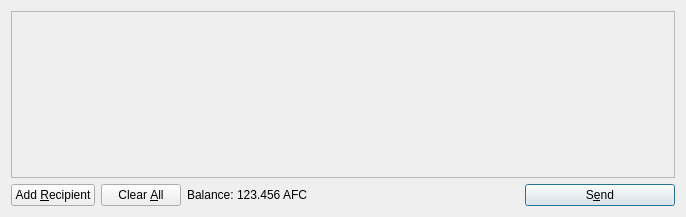
<?xml version="1.0" encoding="UTF-8"?>
<ui version="4.0">
 <class>SendCoinsDialog</class>
 <widget class="QDialog" name="SendCoinsDialog">
  <property name="geometry">
   <rect>
    <x>0</x>
    <y>0</y>
    <width>686</width>
    <height>217</height>
   </rect>
  </property>
  <property name="windowTitle">
   <string>Send Coins</string>
  </property>
  <layout class="QVBoxLayout" name="verticalLayout">
   <item>
    <widget class="QScrollArea" name="scrollArea">
     <property name="widgetResizable">
      <bool>true</bool>
     </property>
     <widget class="QWidget" name="scrollAreaWidgetContents">
      <property name="geometry">
       <rect>
        <x>0</x>
        <y>0</y>
        <width>666</width>
        <height>165</height>
       </rect>
      </property>
      <layout class="QVBoxLayout" name="verticalLayout_2">
       <property name="margin">
        <number>0</number>
       </property>
       <item>
        <layout class="QVBoxLayout" name="entries">
         <property name="spacing">
          <number>6</number>
         </property>
        </layout>
       </item>
       <item>
        <spacer name="verticalSpacer">
         <property name="orientation">
          <enum>Qt::Vertical</enum>
         </property>
         <property name="sizeHint" stdset="0">
          <size>
           <width>20</width>
           <height>40</height>
          </size>
         </property>
        </spacer>
       </item>
      </layout>
     </widget>
    </widget>
   </item>
   <item>
    <layout class="QHBoxLayout" name="horizontalLayout">
     <item>
      <widget class="QPushButton" name="addButton">
       <property name="toolTip">
        <string>Send to multiple recipients at once</string>
       </property>
       <property name="text">
        <string>Add &amp;Recipient</string>
       </property>
       <property name="icon">
        <iconset resource="../bitcoin.qrc">
         <normaloff>:/icons/add</normaloff>:/icons/add</iconset>
       </property>
       <property name="autoDefault">
        <bool>false</bool>
       </property>
      </widget>
     </item>
     <item>
      <widget class="QPushButton" name="clearButton">
       <property name="sizePolicy">
        <sizepolicy hsizetype="Minimum" vsizetype="Fixed">
         <horstretch>0</horstretch>
         <verstretch>0</verstretch>
        </sizepolicy>
       </property>
       <property name="toolTip">
        <string>Remove all transaction fields</string>
       </property>
       <property name="text">
        <string>Clear &amp;All</string>
       </property>
       <property name="icon">
        <iconset resource="../bitcoin.qrc">
         <normaloff>:/icons/remove</normaloff>:/icons/remove</iconset>
       </property>
       <property name="autoRepeatDelay">
        <number>300</number>
       </property>
       <property name="autoDefault">
        <bool>false</bool>
       </property>
      </widget>
     </item>
     <item>
      <layout class="QHBoxLayout" name="horizontalLayout_2">
       <property name="spacing">
        <number>3</number>
       </property>
       <item>
        <widget class="QLabel" name="label">
         <property name="text">
          <string>Balance:</string>
         </property>
        </widget>
       </item>
       <item>
        <widget class="QLabel" name="labelBalance">
         <property name="cursor">
          <cursorShape>IBeamCursor</cursorShape>
         </property>
         <property name="text">
          <string>123.456 AFC</string>
         </property>
         <property name="textInteractionFlags">
          <set>Qt::LinksAccessibleByMouse|Qt::TextSelectableByKeyboard|Qt::TextSelectableByMouse</set>
         </property>
        </widget>
       </item>
      </layout>
     </item>
     <item>
      <spacer name="horizontalSpacer">
       <property name="orientation">
        <enum>Qt::Horizontal</enum>
       </property>
       <property name="sizeHint" stdset="0">
        <size>
         <width>40</width>
         <height>20</height>
        </size>
       </property>
      </spacer>
     </item>
     <item>
      <widget class="QPushButton" name="sendButton">
       <property name="minimumSize">
        <size>
         <width>150</width>
         <height>0</height>
        </size>
       </property>
       <property name="toolTip">
        <string>Confirm the send action</string>
       </property>
       <property name="text">
        <string>S&amp;end</string>
       </property>
       <property name="icon">
        <iconset resource="../bitcoin.qrc">
         <normaloff>:/icons/send</normaloff>:/icons/send</iconset>
       </property>
       <property name="default">
        <bool>true</bool>
       </property>
      </widget>
     </item>
    </layout>
   </item>
  </layout>
 </widget>
 <resources>
  <include location="../bitcoin.qrc"/>
 </resources>
 <connections/>
</ui>
